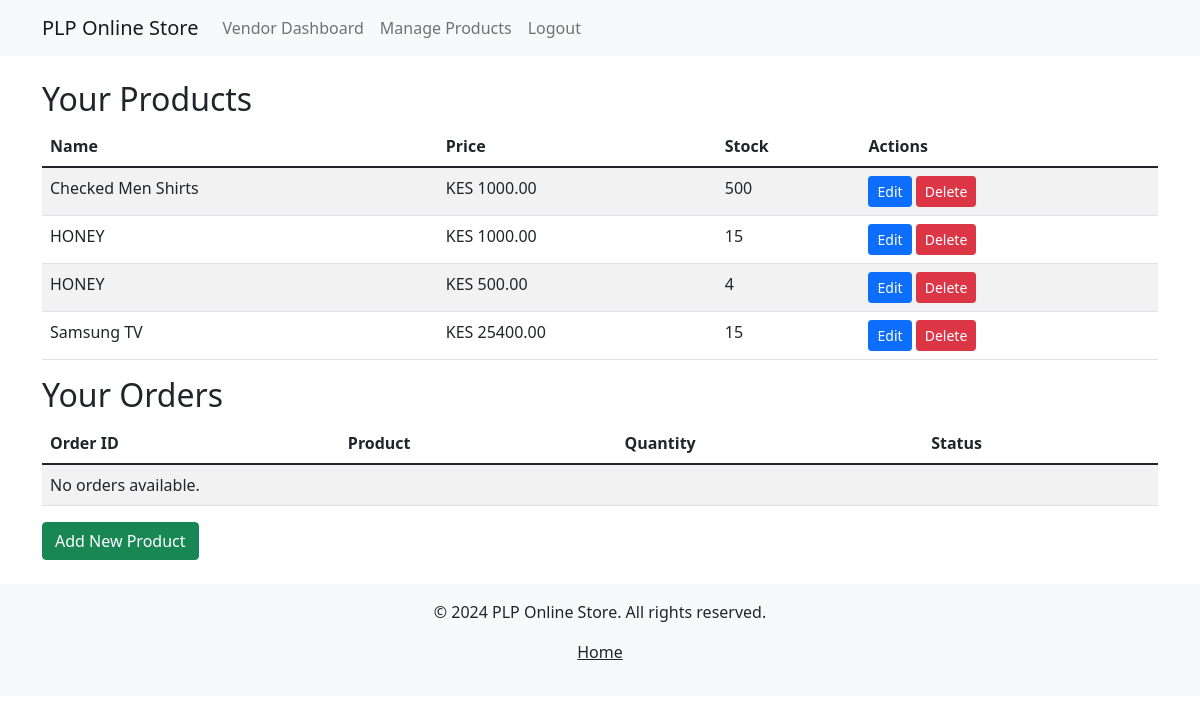
The app's page /accounts/vendor/dashboard/ (signed in), older data.
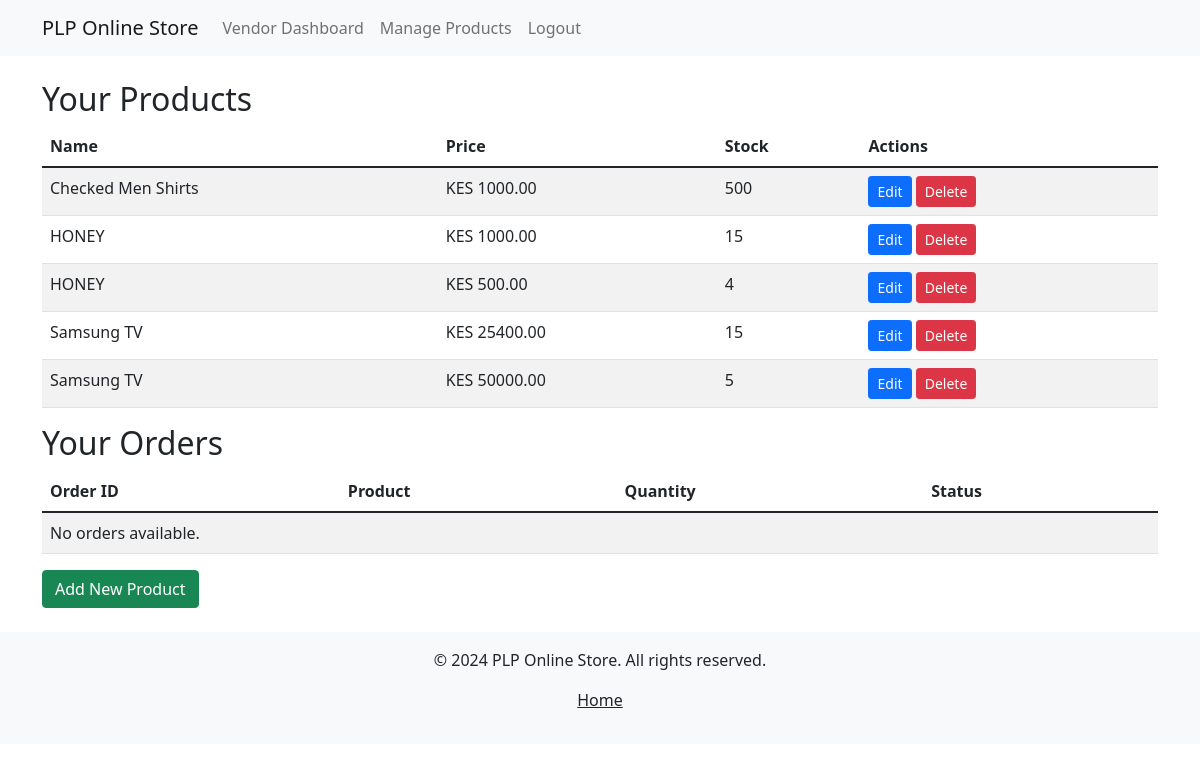
The same page, newer data.
### store/models.py (models this page shows, shortened)
class Products(models.Model):
    name = models.CharField(max_length=200)
    slug = models.SlugField(max_length=200, blank=True)  # Allow blank to auto-generate slug
    description = models.TextField(null=True, blank=True, max_length=10000)
    category = models.ForeignKey(Category, on_delete=models.CASCADE)
    price = models.DecimalField(max_digits=10, decimal_places=2, validators=[validate_price])
    image = models.ImageField(null=True, blank=True)
    stock = models.IntegerField()
    available = models.BooleanField(default=True)
    created = models.DateTimeField(auto_now_add=True)
    updated = models.DateTimeField(auto_now=True)
    vendor = models.ForeignKey(Vendor, on_delete=models.CASCADE, related_name='products')
    class Meta:
        ordering = ('name',)
        verbose_name = 'product'
        verbose_name_plural = 'products'
        unique_together = ('slug', 'category')

### accounts/views.py (the view)
# urls.py: path('vendor/dashboard/', views.vendor_dashboard, name='vendor_dashboard'),
@login_required
def vendor_dashboard(request):
    vendor = get_object_or_404(Vendor, user=request.user)
    products = Products.objects.filter(vendor=vendor)
    orders = Order.objects.filter(product__vendor=vendor)
    return render(request, 'accounts/vendor_dashboard.html', {'products': products, 'orders': orders})

### accounts/templatetags/user_filters.py (called while the page is built)
@register.filter(name='is_member')
def is_member(user, group_name):
    return user.groups.filter(name=group_name).exists()

### templates/accounts/vendor_dashboard.html (shortened to what this page needs)
{% extends 'base.html' %}
{% block content %}
<h2>Your Products</h2>
<table class="table table-striped">
    <thead>
        <tr>
            <th>Name</th>
            <th>Price</th>
            <th>Stock</th>
            <th>Actions</th>
        </tr>
    </thead>
    <tbody>
        {% for product in products %}
        <tr>
            <td>{{ product.name }}</td>
            <td>KES {{ product.price }}</td>
            <td>{{ product.stock }}</td>
            <td>
                <a href="{% url 'store:edit_product' product.id %}" class="btn btn-primary btn-sm">Edit</a>
                <a href="{% url 'store:delete_product' product.id %}" class="btn btn-danger btn-sm">Delete</a>
            </td>
        </tr>
        {% empty %}
        <tr>
            <td colspan="4">No products available.</td>
        </tr>
        {% endfor %}
    </tbody>
</table>
<h2>Your Orders</h2>
<table class="table table-striped">
    <thead>
        <tr>
            <th>Order ID</th>
            <th>Product</th>
            <th>Quantity</th>
            <th>Status</th>
        </tr>
    </thead>
    <tbody>
        {% for order in orders %}
        <tr>
            <td>{{ order.id }}</td>
            <td>{{ order.product.name }}</td>
            <td>{{ order.quantity }}</td>
            <td>{{ order.get_status_display }}</td>
        </tr>
        {% empty %}
        <tr>
            <td colspan="4">No orders available.</td>
        </tr>
        {% endfor %}
    </tbody>
</table>
<a href="{% url 'store:add_product' %}" class="btn btn-success">Add New Product</a>
{% endblock %}

Row changes from the older to the newer data that the page shows:
added Products: name "Samsung TV", price "50000.00", stock "5"
